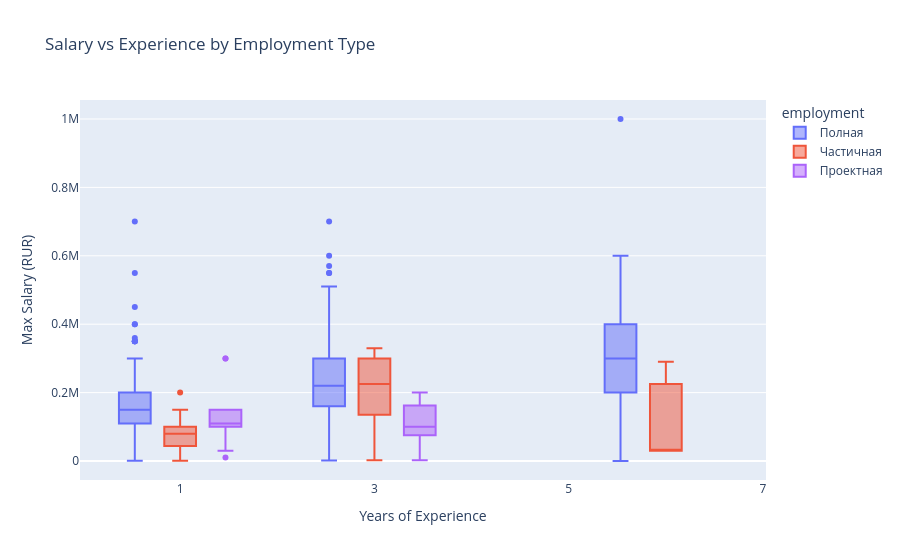

The code cell stored with this chart in its notebook:
### Markdown cell above
# Plot 4 - Salary vs Experience

### Code cell
fig = px.box(df[df["salary_max"].notnull()], x="experience", y="salary_max",
             color="employment", points="outliers",
             title="Salary vs Experience by Employment Type",
             labels={"experience": "Years of Experience", "salary_max": "Max Salary (RUR)"})
fig.show()
pio.write_html(fig, file="charts/salary_boxplot.html", include_plotlyjs='cdn')

### Figure 1 — Plotly figure (JSON) as saved in the notebook; plotly's stock layout.template omitted (floating-point values rounded to 4 significant figures; data arrays with more than 128 entries replaced by an {"elided": "..."} marker saying what was removed)
{"data": [{"alignmentgroup": "True", "boxpoints": "outliers", "hovertemplate": "employment=Полная<br>Years of Experience=%{x}<br>Max Salary (RUR)=%{y}<extra></extra>", "legendgroup": "Полная", "marker": {"color": "#636efa"}, "name": "Полная", "notched": false, "offsetgroup": "Полная", "orientation": "v", "showlegend": true, "type": "box", "x": {"elided": "815 float values"}, "x0": " ", "xaxis": "x", "y": {"elided": "815 float values"}, "y0": " ", "yaxis": "y"}, {"alignmentgroup": "True", "boxpoints": "outliers", "hovertemplate": "employment=Частичная<br>Years of Experience=%{x}<br>Max Salary (RUR)=%{y}<extra></extra>", "legendgroup": "Частичная", "marker": {"color": "#EF553B"}, "name": "Частичная", "notched": false, "offsetgroup": "Частичная", "orientation": "v", "showlegend": true, "type": "box", "x": [3.0, NaN, NaN, 3.0, 1.0, 1.0, NaN, 1.0, NaN, 1.0, NaN, 1.0, 1.0, 1.0, 1.0, NaN, NaN, 3.0, NaN, 1.0, NaN, 6.0, 1.0, 1.0, NaN, 1.0, NaN, 1.0, 1.0, 1.0, 1.0, NaN, 1.0, 3.0, 1.0, 1.0, NaN, 1.0, 3.0, NaN, NaN, 6.0, 1.0, 1.0, 1.0, 3.0, NaN, NaN, 1.0, 1.0, NaN, NaN, 3.0, NaN, 1.0, 3.0, NaN, NaN, 1.0, 1.0, NaN, NaN, 6.0, NaN, 1.0], "x0": " ", "xaxis": "x", "y": [300000.0, 90000.0, 60000.0, 2000.0, 80000.0, 3000.0, 15000.0, 100000.0, 90000.0, 2000.0, 65000.0, 800.0, 25000.0, 50000.0, 100000.0, 90000.0, 400000.0, 300000.0, 60000.0, 100000.0, 90000.0, 30000.0, 1500.0, 100000.0, 35000.0, 150000.0, 90000.0, 100000.0, 150000.0, 60000.0, 80000.0, 70000.0, 80000.0, 200000.0, 100000.0, 100000.0, 100000.0, 60000.0, 250000.0, 90000.0, 80000.0, 30000.0, 100000.0, 100000.0, 200000.0, 150000.0, 71800.0, 71800.0, 1000.0, 130000.0, 130000.0, 100000.0, 120000.0, 120000.0, 900.0, 330000.0, 130000.0, 1600.0, 65000.0, 120000.0, 71800.0, 71800.0, 290000.0, 32000.0, 80000.0], "y0": " ", "yaxis": "y"}, {"alignmentgroup": "True", "boxpoints": "outliers", "hovertemplate": "employment=Проектная<br>Years of Experience=%{x}<br>Max Salary (RUR)=%{y}<extra></extra>", "legendgroup": "Проектная", "marker": {"color": "#ab63fa"}, "name": "Проектная", "notched": false, "offsetgroup": "Проектная", "orientation": "v", "showlegend": true, "type": "box", "x": [1.0, 3.0, 1.0, NaN, 1.0, 1.0, 1.0, 1.0, 1.0, 3.0, 1.0, 1.0, 3.0, 3.0, 1.0, 3.0], "x0": " ", "xaxis": "x", "y": [120000.0, 2000.0, 150000.0, 60000.0, 100000.0, 300000.0, 30000.0, 10000.0, 300000.0, 100000.0, 100000.0, 100000.0, 150000.0, 100000.0, 150000.0, 200000.0], "y0": " ", "yaxis": "y"}], "layout": {"boxmode": "group", "legend": {"title": {"text": "employment"}, "tracegroupgap": 0}, "title": {"text": "Salary vs Experience by Employment Type"}, "xaxis": {"anchor": "y", "domain": [0, 1], "title": {"text": "Years of Experience"}}, "yaxis": {"anchor": "x", "domain": [0, 1], "title": {"text": "Max Salary (RUR)"}}}}
